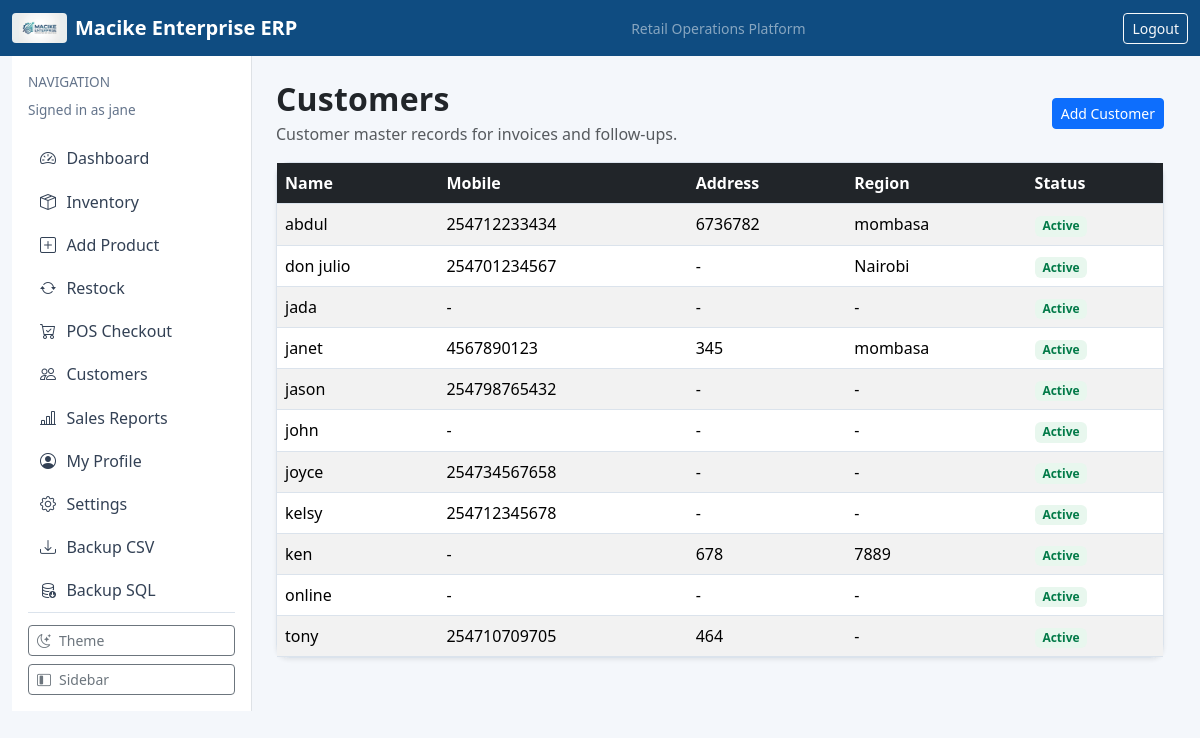
The app's page /sales/customers/ (signed in) with its own data.
### dashboard/models.py (models this page shows, shortened)
class AppSettings(models.Model):
    class ThemeChoice(models.TextChoices):
        LIGHT = "light", "Light"
        DARK = "dark", "Dark"
        SYSTEM = "system", "System"
    business_name = models.CharField(max_length=120, default="Macike Enterprise")
    logo_url = models.CharField(max_length=255, blank=True, help_text="Set a web/static path e.g. /static/img/macike-logo.png")
    business_address = models.CharField(max_length=255, blank=True, default="Mombasa, Kenya")
    business_phone = models.CharField(max_length=40, blank=True, default="")
    business_email = models.EmailField(blank=True, default="")
    currency_code = models.CharField(max_length=10, default="KES")
    vat_rate = models.DecimalField(max_digits=5, decimal_places=2, default=16.00)
    invoice_terms = models.CharField(max_length=255, default="Pay via M-Pesa. Payment due within 5 days.")
    receipt_footer = models.CharField(max_length=255, default="Thank you for shopping with Macike Enterprise.")
    theme = models.CharField(max_length=10, choices=ThemeChoice.choices, default=ThemeChoice.LIGHT)
    compact_mode = models.BooleanField(default=False)
    default_payment_method = models.CharField(max_length=20, default="CASH")
    require_phone_for_mpesa = models.BooleanField(default=True)
    auto_open_receipt = models.BooleanField(default=True)
    updated_at = models.DateTimeField(auto_now=True)
    @classmethod
    def get_solo(cls):
        obj, _ = cls.objects.get_or_create(pk=1)
        return obj

### accounts/models.py (models this page shows, shortened)
class CustomUser(AbstractUser):
    class Roles(models.TextChoices):
        ADMIN = "ADMIN", "Administrator"
        MANAGER = "MANAGER", "Manager"
        CASHIER = "CASHIER", "Cashier"
        AUDITOR = "AUDITOR", "Auditor"
    role = models.CharField(max_length=20, choices=Roles.choices, default=Roles.CASHIER)
    phone_number = models.CharField(max_length=15, blank=True, null=True)

### sales/models.py (models this page shows, shortened)
class Customer(models.Model):
    name = models.CharField(max_length=120)
    mobile = models.CharField(max_length=20, blank=True)
    address = models.CharField(max_length=255, blank=True)
    region = models.CharField(max_length=120, blank=True)
    is_active = models.BooleanField(default=True)
    created_at = models.DateTimeField(auto_now_add=True)
    class Meta:
        ordering = ["name"]

### sales/views.py (the view)
# urls.py: path("customers/", customer_list, name="sales-customers"),
@login_required
@role_required("ADMIN", "MANAGER", "CASHIER", "AUDITOR")
def customer_list(request):
    customers = Customer.objects.all().order_by("name")
    return render(request, "sales/customer_list.html", {"customers": customers})

### accounts/permissions.py (called while the page is built)
def role_required(*allowed_roles):
    def decorator(view_func):
        @wraps(view_func)
        def _wrapped(request, *args, **kwargs):
            user = request.user
            if not user.is_authenticated:
                return redirect("login")
            if user.is_superuser or getattr(user, "role", None) in allowed_roles:
                return view_func(request, *args, **kwargs)
            messages.error(request, "You do not have permission to access this page.")
            return redirect("dashboard-home")
        return _wrapped
    return decorator

### dashboard/context_processors.py (called while the page is built)
def app_settings(request):
    return {"app_settings": AppSettings.get_solo()}

### templates/sales/customer_list.html
{% extends "base.html" %}
{% block content %}
<div class="d-flex justify-content-between align-items-center mb-3">
    <div>
        <h2 class="section-title mb-1">Customers</h2>
        <p class="text-muted mb-0">Customer master records for invoices and follow-ups.</p>
    </div>
    <a class="btn btn-primary btn-sm" href="/sales/customers/new/">Add Customer</a>
</div>
<div class="card shadow-sm">
    <div class="table-responsive">
        <table class="table table-striped mb-0">
            <thead class="table-dark">
                <tr><th>Name</th><th>Mobile</th><th>Address</th><th>Region</th><th>Status</th></tr>
            </thead>
            <tbody>
            {% for c in customers %}
                <tr>
                    <td>{{ c.name }}</td>
                    <td>{{ c.mobile|default:"-" }}</td>
                    <td>{{ c.address|default:"-" }}</td>
                    <td>{{ c.region|default:"-" }}</td>
                    <td>{% if c.is_active %}<span class="badge badge-soft-success">Active</span>{% else %}<span class="badge badge-soft-danger">Inactive</span>{% endif %}</td>
                </tr>
            {% empty %}
                <tr><td colspan="5" class="text-center">No customers yet.</td></tr>
            {% endfor %}
            </tbody>
        </table>
    </div>
</div>
{% endblock %}

### templates/base.html (shortened to what this page needs)
<!doctype html>
<html lang="en">
<head>
    <link href="https://cdn.jsdelivr.net/npm/bootstrap@5.3.3/dist/css/bootstrap.min.css" rel="stylesheet">
    <link href="https://cdn.jsdelivr.net/npm/bootstrap-icons@1.11.3/font/bootstrap-icons.css" rel="stylesheet">
</head>
<body class="{% if app_settings.theme == 'dark' %}theme-dark{% endif %}{% if app_settings.compact_mode %} compact{% endif %}">
    <nav class="navbar navbar-expand-lg navbar-dark" style="background: var(--brand-primary);">
        <div class="container-fluid">
            <a class="navbar-brand fw-semibold d-flex align-items-center gap-2" href="/">
                {% if app_settings.logo_url %}
                    <img src="{{ app_settings.logo_url }}" alt="Business Logo" style="height: 30px; width: auto; border-radius: 4px;">
                {% endif %}
                <span>{{ app_settings.business_name }} ERP</span>
            </a>
            <span class="text-white-50 small d-none d-md-inline">Retail Operations Platform</span>
            {% if user.is_authenticated %}
                <form method="post" action="/logout/" class="d-inline">
                    <button class="btn btn-outline-light btn-sm" type="submit">Logout</button>
                </form>
            {% endif %}
        </div>
    </nav>
    <main class="container-fluid app-shell">
        <div class="row g-0">
            {% if user.is_authenticated %}
            <aside class="sidebar-col p-3 border-end bg-white d-flex flex-column">
                <div>
                    <p class="text-uppercase app-subtitle mb-2 sidebar-caption">Navigation</p>
                    <p class="app-subtitle sidebar-role mb-3">Signed in as {{ user.username }}</p>
                </div>
                <div class="flex-grow-1">
                    <a class="sidebar-link" href="/" title="Dashboard"><i class="bi bi-speedometer2"></i><span class="link-text">Dashboard</span></a>
                    <a class="sidebar-link" href="/inventory/" title="Inventory"><i class="bi bi-box-seam"></i><span class="link-text">Inventory</span></a>
                    <a class="sidebar-link" href="/inventory/new/" title="Add Product"><i class="bi bi-plus-square"></i><span class="link-text">Add Product</span></a>
                    <a class="sidebar-link" href="/inventory/restock/" title="Restock"><i class="bi bi-arrow-repeat"></i><span class="link-text">Restock</span></a>
                    <a class="sidebar-link" href="/sales/pos/" title="POS Checkout"><i class="bi bi-cart-check"></i><span class="link-text">POS Checkout</span></a>
                    <a class="sidebar-link" href="/sales/customers/" title="Customers"><i class="bi bi-people"></i><span class="link-text">Customers</span></a>
                    <a class="sidebar-link" href="/sales/report/" title="Sales Reports"><i class="bi bi-bar-chart-line"></i><span class="link-text">Sales Reports</span></a>
                    <a class="sidebar-link" href="/profile/" title="My Profile"><i class="bi bi-person-circle"></i><span class="link-text">My Profile</span></a>
                    <a class="sidebar-link" href="/settings/" title="Settings"><i class="bi bi-gear"></i><span class="link-text">Settings</span></a>
                    <a class="sidebar-link" href="/backup/export/csv/" title="Backup CSV"><i class="bi bi-download"></i><span class="link-text">Backup CSV</span></a>
                    <a class="sidebar-link" href="/backup/export/csv/?format=sql" title="Backup SQL"><i class="bi bi-database-down"></i><span class="link-text">Backup SQL</span></a>
                </div>
                <div class="sidebar-footer d-grid gap-2">
                    <button id="themeToggle" class="btn btn-outline-secondary btn-sm sidebar-control-btn" type="button" title="Toggle light/dark theme">
                        <i id="themeToggleIcon" class="bi bi-moon-stars"></i><span class="link-text">Theme</span>
                    </button>
                    <button id="sidebarToggle" class="btn btn-outline-secondary btn-sm sidebar-control-btn" type="button" title="Toggle sidebar">
                        <i class="bi bi-layout-sidebar-inset"></i><span class="link-text">Sidebar</span>
                    </button>
                </div>
            </aside>
            <section class="content-col p-4">
            {% else %}
            <section class="col-12 p-4">
            {% endif %}
                {% block content %}{% endblock %}
            </section>
        </div>
    </main>
</body>
</html>

### templates/base.html (style rules this page uses)
:root { --brand-primary: #0f4c81; --brand-accent: #1f9d8b; --brand-bg: #f4f7fb; }
body { background: var(--brand-bg); }
.app-shell { min-height: calc(100vh - 56px); }
.app-shell .sidebar-col { width: 240px; transition: width 0.28s ease; overflow: hidden; }
.app-shell .content-col { width: calc(100% - 240px); transition: width 0.28s ease; }
.card { border: 1px solid #dbe3ec; border-radius: 0.8rem; box-shadow: 0 1px 3px rgba(15, 23, 42, 0.06); }
.table { border-color: #dbe3ec; }
.table > :not(caption) > * > * { border-bottom-color: #dbe3ec; }
.badge-soft-success { background: #e8f7ee; color: #027a48; }
.section-title { font-weight: 700; letter-spacing: 0.2px; }
.sidebar-link { color: #334155; text-decoration: none; padding: 0.6rem 0.75rem; border-radius: 0.5rem; display: flex; align-items: center; gap: 0.65rem; white-space: nowrap; }
.sidebar-link i { width: 1rem; text-align: center; font-size: 1rem; }
.sidebar-link .link-text { transition: opacity 0.2s ease; }
.app-subtitle { font-size: 0.85rem; color: #64748b; }
.sidebar-footer { border-top: 1px solid #dbe3ec; padding-top: 0.75rem; margin-top: auto; }
.sidebar-control-btn { width: 100%; display: flex; align-items: center; gap: 0.5rem; justify-content: flex-start; }

### records on screen
AppSettings: logo_url (picture), business_name "Macike Enterprise"
CustomUser: username "jane"
Customer: name "abdul", mobile "254712233434", address "6736782", region "mombasa", is_active "Active"
Customer: name "don julio", mobile "254701234567", address "-", region "Nairobi", is_active "Active"
Customer: name "jada", mobile "-", address "-", region "-", is_active "Active"
Customer: name "janet", mobile "4567890123", address "345", region "mombasa", is_active "Active"
Customer: name "jason", mobile "254798765432", address "-", region "-", is_active "Active"
Customer: name "john", mobile "-", address "-", region "-", is_active "Active"
Customer: name "joyce", mobile "254734567658", address "-", region "-", is_active "Active"
Customer: name "kelsy", mobile "254712345678", address "-", region "-", is_active "Active"
Customer: name "ken", mobile "-", address "678", region "7889", is_active "Active"
Customer: name "online", mobile "-", address "-", region "-", is_active "Active"
Customer: name "tony", mobile "254710709705", address "464", region "-", is_active "Active"
